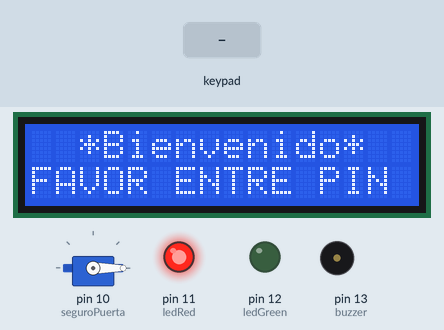
This sketch was run on a simulated Arduino Uno, built with avr-gcc and run on an emulated ATmega328P. On the bench: servo, 16×2 character LCD, output pins drawn as LEDs (lit = HIGH), buzzer (waves = sounding, pin HIGH). Inputs (shaded band) come from the test bench.

Above: at 1.2 s.
1.3 s: keypad keys 0 0 0 0 0 pressed 0.4 s apart
At 4.6 s:
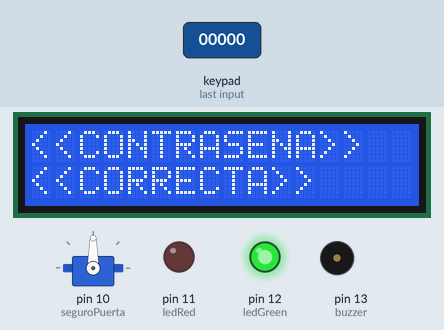
4.8 s: key '1' pressed
7.8 s: keypad keys 0 0 0 0 0 # pressed 0.4 s apart
At 11.6 s:
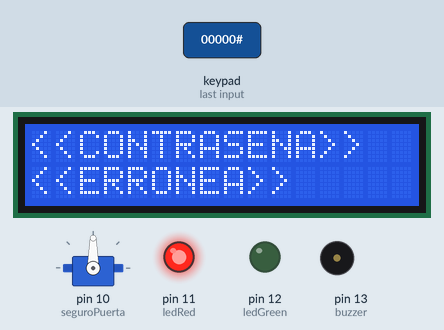
11.7 s: key '2' pressed
14.7 s: key '3' pressed
At 15.9 s:
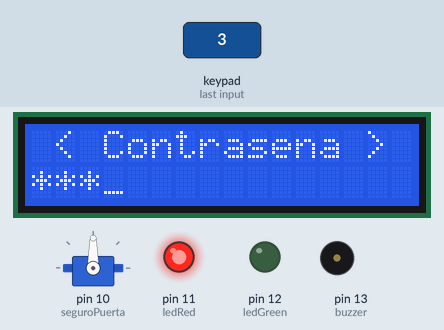
17.1 s: keypad keys 0 0 0 0 0 * pressed 0.4 s apart
At 18.2 s:
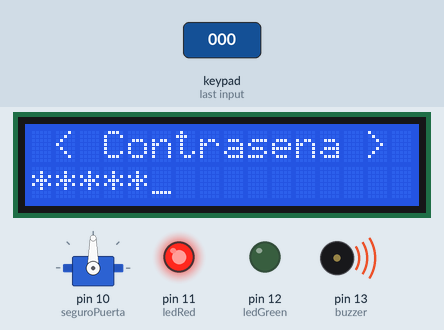
Timing chart, 0 to 23.7 s (numbered marks = the images above; inputs shaded):
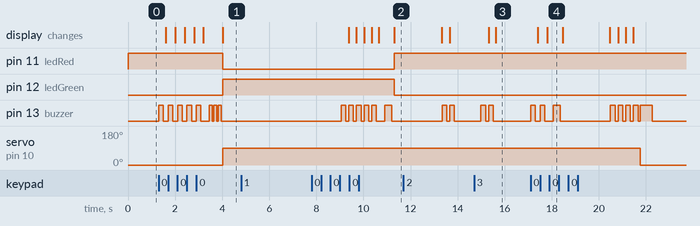

The sketch:

caja_fuerte.ino
```cpp
/*
Programa: Control de Acceso a Puertas con Clave y Display LCD
Autor:  Humberto Higinio
Web: www.humbertohiginio.com
Canal de Youtube: https://www.youtube.com/user/HHSolis
Video Exclusivo para mi canal de Youtube
Todos los Derechos Reservados - 2016
Código de Dominio Público
*/

#include <Servo.h>
#include <Password.h> //Incluimos la libreria Password
#include <Keypad.h> //Incluimos la libreria Keypad
#include <LiquidCrystal.h>  //Incluimos la libreria LiquidCrystal

Password password = Password("00000");  //Definimos el Password
int max_password = 5;                        //Largo del Password
int cont = 0;
String initial_password;
char key;
LiquidCrystal lcd(A0, A1, A2, A3, A4, A5); //Definimos los pines del LCD

String data ="";
Servo seguroPuerta;
int buzzer = 13; //Creamos las Variables de salida
int ledRed = 11;
int ledGreen = 12;

int num_clicks; //Numero de Clicks

const byte ROWS = 4; // Cuatro Filas
const byte COLS = 4; // Cuatro Columnas

// Definimos el Keymap
char keys[ROWS][COLS] = {
  {'1','2','3','A'},
  {'4','5','6','B'},
  {'7','8','9','C'},
  {'*','0','#','D'}
};

byte rowPins[ROWS] = { 9,8,7,6 };// Conectar los keypads ROW1, ROW2, ROW3 y ROW4 a esos Pines de Arduino.
byte colPins[COLS] = { 5,4,3,2, };// Conectar los keypads COL1, COL2, COL3 y COL4 a esos Pines de Arduino.

Keypad keypad = Keypad( makeKeymap(keys), rowPins, colPins, ROWS, COLS );

void setup()
{
  Serial.begin(9600);


  keypad.addEventListener(keypadEvent);
  pinMode(ledRed, OUTPUT);
  pinMode(ledGreen, OUTPUT);
  pinMode(buzzer, OUTPUT);
  seguroPuerta.attach(10);
  seguroPuerta.write(0);
  digitalWrite(ledRed, HIGH);
  digitalWrite(ledGreen, LOW);

  lcd.begin(16, 2);
  lcd.setCursor(0,0);
  lcd.print("  *Bienvenido*");
  lcd.setCursor(0,1);
  lcd.print("FAVOR ENTRE PIN");
}

void loop()
{
  keypad.getKey();

  if(Serial.available()){
    data = (String)Serial.readString();

    if(data.length()>1){
      for(int i=0; i< data.length();i++){
      password.append(data[i]);
       }
      if(password.evaluate()){
         Serial.print("correcta");
         password.reset();
      }else{
         Serial.print("incorrecta");
         password.reset();
      }
    }else{
      if(data == "O"){
        openDoor();
      }
      if(data == "C"){
        closeDoor();
      }
    }
  }
}
void keypadEvent(KeypadEvent eKey)
{
  switch (keypad.getState())
  {
    case PRESSED:
      int i;
      for( i = 1; i <= 1; i++ )
      {
        digitalWrite(buzzer, HIGH);
        delay(200);
        digitalWrite(buzzer, LOW);
        delay(100);
      }

      /*Serial.print("Ingreso: ");
      Serial.println(eKey);*/

      switch (eKey)
      {

      case '#':
        openDoor();
        break;

      case '*':
        closeDoor();
        break;


      default:
      num_clicks=num_clicks+1;
      password.append(eKey);
      }
      if(num_clicks == 1)
      {
        lcd.clear();
        lcd.setCursor(1,0);
        lcd.print("< Contrasena >");
        lcd.setCursor(0,1);
        lcd.print("*_");
      }
      if(num_clicks == 2)
      {
        lcd.clear();
        lcd.setCursor(1,0);
        lcd.print("< Contrasena >");
        lcd.setCursor(0,1);
        lcd.print("**_");
       }
      if(num_clicks == 3)
      {
        lcd.clear();
        lcd.setCursor(1,0);
        lcd.print("< Contrasena >");
        lcd.setCursor(0,1);
        lcd.print("***_");
      }
      if(num_clicks == 4)
      {
        lcd.clear();
        lcd.setCursor(1,0);
        lcd.print("< Contrasena >");
        lcd.setCursor(0,1);
        lcd.print("****_");
      }
      if(num_clicks == 5)
      {
        lcd.clear();
        lcd.setCursor(1,0);
        lcd.print("< Contrasena >");
        lcd.setCursor(0,1);
        lcd.print("*****_");
      }

      if(num_clicks == max_password)
      {
        delay(250);
        checkPassword();
        num_clicks = 0;
      }
  }
}

void openDoor(){
  seguroPuerta.write(90);
  delay(1000);
}

void closeDoor(){
  seguroPuerta.write(0);
  digitalWrite(buzzer, HIGH);
  delay(500);
  digitalWrite(buzzer, LOW);
  delay(100);
  digitalWrite(ledGreen, LOW);
  digitalWrite(ledRed, HIGH);
  seguroPuerta.write(0);
  lcd.clear();
  lcd.setCursor(0,0);
  lcd.print("  *Bienvenido*");
  lcd.setCursor(0,1);
  lcd.print("FAVOR ENTRE PIN");
}

void checkPassword()
{
  if (password.evaluate())
  {
    int i;
    for( i = 1; i <= 3; i++ )
    {
      digitalWrite(buzzer, HIGH);
      delay(120);
      digitalWrite(buzzer, LOW);
      delay(70);
    }
    num_clicks = 0;
    password.reset();

   // Serial.println("Correcto");

    digitalWrite(ledRed, LOW);
    digitalWrite(ledGreen, HIGH);
    seguroPuerta.write(90);

    lcd.clear();
    lcd.setCursor(0,0);
    lcd.print("<<CONTRASENA>>");
    lcd.setCursor(0,1);
    lcd.print("<<CORRECTA>>");

    delay(5000);

  }
  else
  {
    int i;
    for( i = 1; i <= 1; i++ )
    {
      digitalWrite(buzzer, HIGH);
      delay(300);
      digitalWrite(buzzer, LOW);
      delay(100);
    }
    num_clicks = 0;
    password.reset();

    //Serial.println("Error");

    digitalWrite(ledGreen, LOW);
    digitalWrite(ledRed, HIGH);

    lcd.clear();
    lcd.setCursor(0,0);
    lcd.print("<<CONTRASENA>> ");
    lcd.setCursor(0,1);
    lcd.print("<<ERRONEA>>");
    delay(2000);

    lcd.clear();
    lcd.setCursor(0,0);
    lcd.print("  *Bienvenido*");
    lcd.setCursor(0,1);
    lcd.print("FAVOR ENTRE PIN");
  }
}
/*
void setPassword(){
    lcd.clear();
    lcd.print("Ingrese la nueva ");
    lcd.setCursor(0,1);
    lcd.print("contrasena");
    do{
      key  = keypad.getKey();
      if(key != 0){
        initial_password.concat(key);
        key = 0;
        cont += 1;
      }
      if(cont == 1)
      {
        lcd.clear();
        lcd.setCursor(1,0);
        lcd.print("< Contrasena >");
        lcd.setCursor(0,1);
        lcd.print("*_");
      }
      if(cont == 2)
      {
        lcd.clear();
        lcd.setCursor(1,0);
        lcd.print("< Contrasena >");
        lcd.setCursor(0,1);
        lcd.print("**_");
       }
      if(cont == 3)
      {
        lcd.clear();
        lcd.setCursor(1,0);
        lcd.print("< Contrasena >");
        lcd.setCursor(0,1);
        lcd.print("***_");
      }
      if(cont == 4)
      {
        lcd.clear();
        lcd.setCursor(1,0);
        lcd.print("< Contrasena >");
        lcd.setCursor(0,1);
        lcd.print("****_");
      }
      if(cont == 5)
      {
        lcd.clear();
        lcd.setCursor(1,0);
        lcd.print("< Contrasena >");
        lcd.setCursor(0,1);
        lcd.print("*****_");
      }

      if(num_clicks == max_password)
      {
        lcd.clear();
        lcd.setCursor(1,0);
        lcd.print("Contrasena establecida");

        password.set(initial_password.c_str());

        digitalWrite(buzzer, HIGH);
        delay(120);
        digitalWrite(buzzer, LOW);
        delay(70);
        initial_password = "";
        cont = 0;
      }
    }while(cont < 5 );
   }*/
```

Measured:
- after the input at 1.3 s, pin 11 (ledRed): HIGH → LOW after 2.7 s; pin 12 (ledGreen): LOW → HIGH after 2.7 s
- after the input at 4.8 s, every drawn part: stays the same
- after the input at 7.8 s, pin 11 (ledRed): LOW → HIGH after 3.5 s; pin 12 (ledGreen): HIGH → LOW after 3.5 s; the display: first differs from a run without the input after 1.9 s (image 2 shows a later state)
- after the input at 14.7 s, the display: first differs from a run without the input after 0.92 s (image 3)
- after the input at 17.1 s, pin 13 (buzzer): LOW → HIGH at once, → LOW 0.20 s later, → HIGH 0.20 s later, → LOW 0.20 s later, … (16 changes in this stretch); servo on pin 10 (seguroPuerta): 90° → 0° after 4.7 s; the display: first changes after 0.31 s (image 4 shows a later state)
